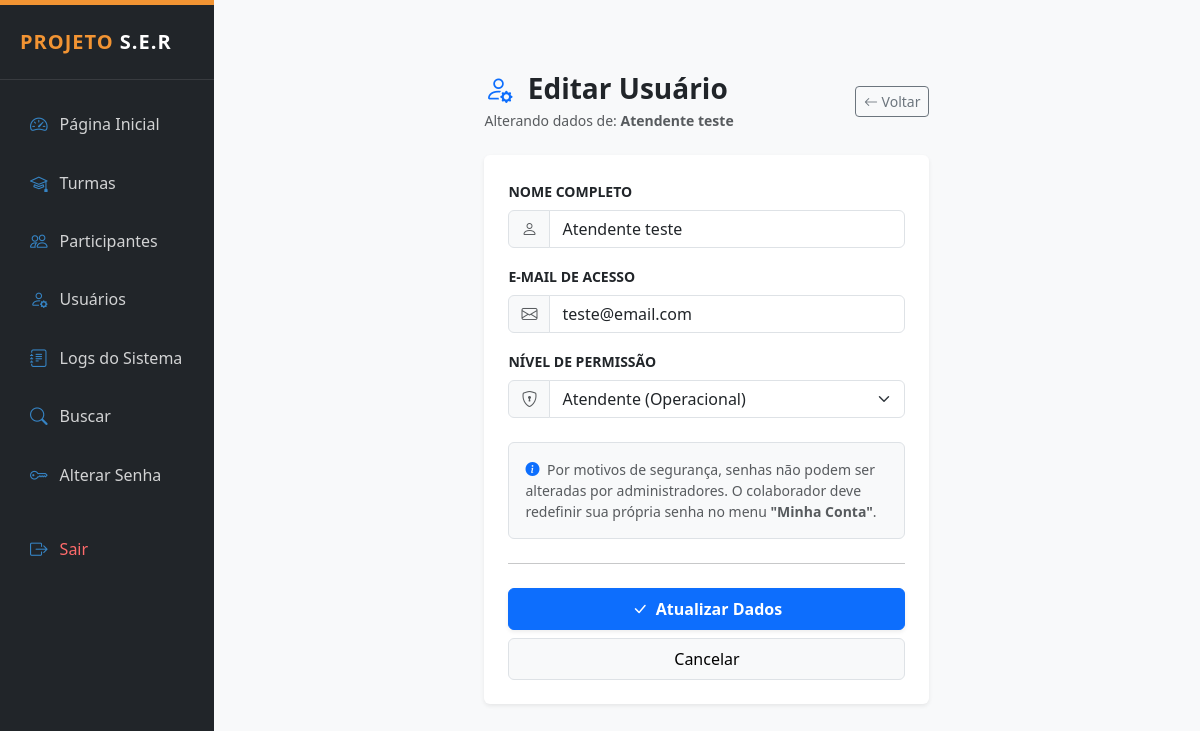
/public/usuarios_form.php?id=4 (signed in), run on the app's committed database.
### tables this page shows
CREATE TABLE `usuarios` (
  `id` int(11) NOT NULL,
  `nome` varchar(100) NOT NULL,
  `email` varchar(120) NOT NULL,
  `senha` varchar(255) NOT NULL,
  `nivel` enum('admin','atendente') DEFAULT 'atendente',
  `criado_em` timestamp NOT NULL DEFAULT current_timestamp()
);

### public/usuarios_form.php (the view, shortened to what this page needs)
<?php
require_once __DIR__ . "/../config/conexao.php";
require_once __DIR__ . "/../layout/admin_header.php";
$id = $_GET['id'] ?? null;
$usuario = null;
if ($id) {
    $sql = $pdo->prepare("SELECT * FROM usuarios WHERE id = ?");
    $sql->execute([$id]);
    $usuario = $sql->fetch(PDO::FETCH_ASSOC);
}
$titulo_pagina = $usuario ? "Editar Usuário" : "Novo Usuário";
?>
<div class="container py-5">
    <div class="row justify-content-center">
        <div class="col-md-7 col-lg-6">
            <div class="mb-4 d-flex justify-content-between align-items-center">
                <div>
                    <h3 class="fw-bold text-dark mb-1">
                        <i class="bi <?= $usuario ? 'bi-person-gear text-primary' : 'bi-person-plus text-success' ?> me-2"></i>
                        <?= $titulo_pagina ?>
                    </h3>
                    <p class="text-muted mb-0 small">
                        <?= $usuario ? "Alterando dados de: <strong>{$usuario['nome']}</strong>" : "Preencha os dados para cadastrar um novo colaborador." ?>
                    </p>
                </div>
                <a href="usuarios_lista.php" class="btn btn-outline-secondary btn-sm">
                    <i class="bi bi-arrow-left"></i> Voltar
                </a>
            </div>
            <div class="card shadow-sm border-0">
                <div class="card-body p-4">
                    <form action="usuarios_salvar.php" method="post">
                        <div class="mb-3">
                            <label class="form-label fw-bold small text-uppercase">Nome Completo</label>
                            <div class="input-group">
                                <span class="input-group-text bg-light text-muted"><i class="bi bi-person"></i></span>
                                <input type="text" name="nome" class="form-control"
                                       value="<?= htmlspecialchars($usuario['nome'] ?? '') ?>" required>
                            </div>
                        </div>
                        <div class="mb-3">
                            <label class="form-label fw-bold small text-uppercase">E-mail de Acesso</label>
                            <div class="input-group">
                                <span class="input-group-text bg-light text-muted"><i class="bi bi-envelope"></i></span>
                                <input type="email" name="email" class="form-control"
                                       value="<?= htmlspecialchars($usuario['email'] ?? '') ?>" required>
                            </div>
                        </div>
                        <div class="mb-4">
                            <label class="form-label fw-bold small text-uppercase">Nível de Permissão</label>
                            <div class="input-group">
                                <span class="input-group-text bg-light text-muted"><i class="bi bi-shield-lock"></i></span>
                                <select name="nivel" class="form-select" required>
                                    <option value="atendente" <?= ($usuario['nivel'] ?? '') == 'atendente' ? 'selected' : '' ?>>Atendente (Operacional)</option>
                                </select>
                            </div>
                        </div>
                        <?php if (!$usuario): ?>
                            <div class="mb-4">
                                <label class="form-label fw-bold small text-uppercase text-success">
                                    Definir Senha Provisória
                                </label>
                                <div class="input-group">
                                    <span class="input-group-text bg-light text-muted"><i class="bi bi-key"></i></span>
                                    <input type="password" name="senha" class="form-control"
                                           placeholder="Digite a senha inicial para o primeiro acesso" required>
                                </div>
                            </div>
                        <?php else: ?>
                            <div class="mb-4 p-3 bg-light rounded border text-muted small">
                                <i class="bi bi-info-circle-fill me-1 text-primary"></i>
                                Por motivos de segurança, senhas não podem ser alteradas por administradores. O colaborador deve redefinir sua própria senha no menu <strong>"Minha Conta"</strong>.
                            </div>
                        <?php endif; ?>
                        <hr class="my-4">
                        <div class="d-grid gap-2">
                            <button type="submit" class="btn <?= $usuario ? 'btn-primary' : 'btn-success' ?> py-2 fw-bold shadow-sm">
                                <i class="bi bi-check-lg me-2"></i><?= $usuario ? 'Atualizar Dados' : 'Cadastrar Usuário' ?>
                            </button>
                            <a href="usuarios_lista.php" class="btn btn-light border py-2">Cancelar</a>
                        </div>
                    </form>
                </div>
            </div>
        </div>
    </div>
</div>
<?php require_once __DIR__ . '/../layout/admin_footer.php'; ?>

### layout/admin_header.php (style rules this page uses)
:root { --ser-orange: #F29433; --ser-blue: #3684C4; --ser-wine: #A61C62; --ser-light: #f8f9fa; }
body { font-family: 'Segoe UI', Tahoma, Geneva, Verdana, sans-serif; background-color: var(--ser-light); }

### data on the page
usuarios: nome "Atendente teste", email "teste@email.com", nivel "Atendente (Operacional)"

### other printed values
$titulo_pagina "Editar Usuário"
